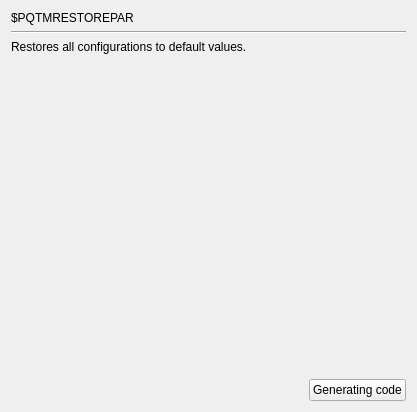
     <widget class="QWidget" name="page_PQTMRESTOREPAR">
      <layout class="QGridLayout" name="gridLayout_283">
       <item row="2" column="0" colspan="2">
        <widget class="QLabel" name="label_595">
         <property name="text">
          <string>Restores all configurations to default values.</string>
         </property>
        </widget>
       </item>
       <item row="3" column="1">
        <spacer name="verticalSpacer_152">
         <property name="orientation">
          <enum>Qt::Vertical</enum>
         </property>
         <property name="sizeHint" stdset="0">
          <size>
           <width>20</width>
           <height>319</height>
          </size>
         </property>
        </spacer>
       </item>
       <item row="1" column="0" colspan="2">
        <widget class="Line" name="line_152">
         <property name="orientation">
          <enum>Qt::Horizontal</enum>
         </property>
        </widget>
       </item>
       <item row="0" column="0" colspan="2">
        <widget class="QLabel" name="label_594">
         <property name="text">
          <string>$PQTMRESTOREPAR</string>
         </property>
        </widget>
       </item>
       <item row="4" column="0">
        <spacer name="horizontalSpacer_152">
         <property name="orientation">
          <enum>Qt::Horizontal</enum>
         </property>
         <property name="sizeHint" stdset="0">
          <size>
           <width>292</width>
           <height>20</height>
          </size>
         </property>
        </spacer>
       </item>
       <item row="4" column="1">
        <widget class="QPushButton" name="GC_PQTMRESTOREPAR">
         <property name="layoutDirection">
          <enum>Qt::LeftToRight</enum>
         </property>
         <property name="text">
          <string>Generating code</string>
         </property>
        </widget>
       </item>
      </layout>
     </widget>
